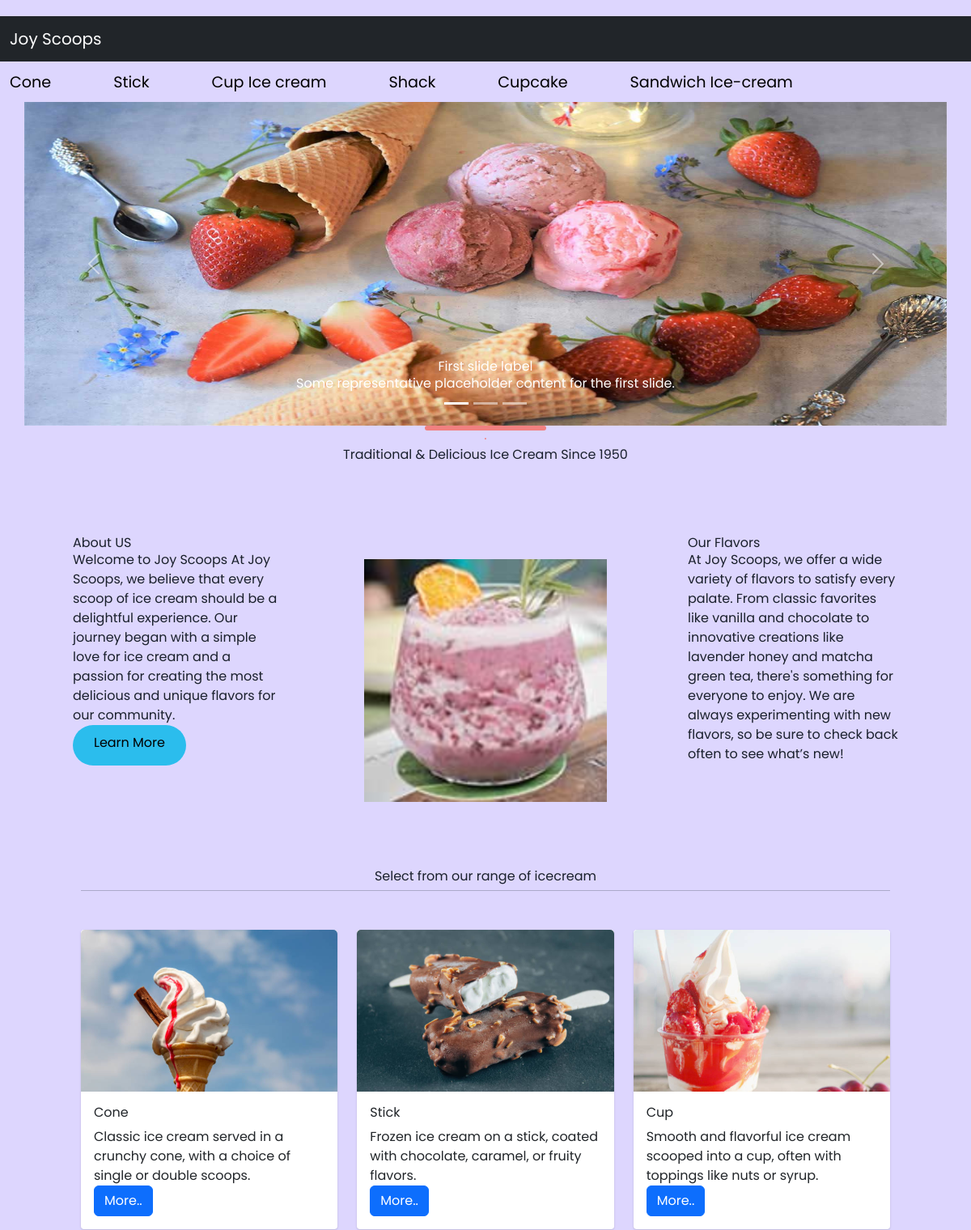
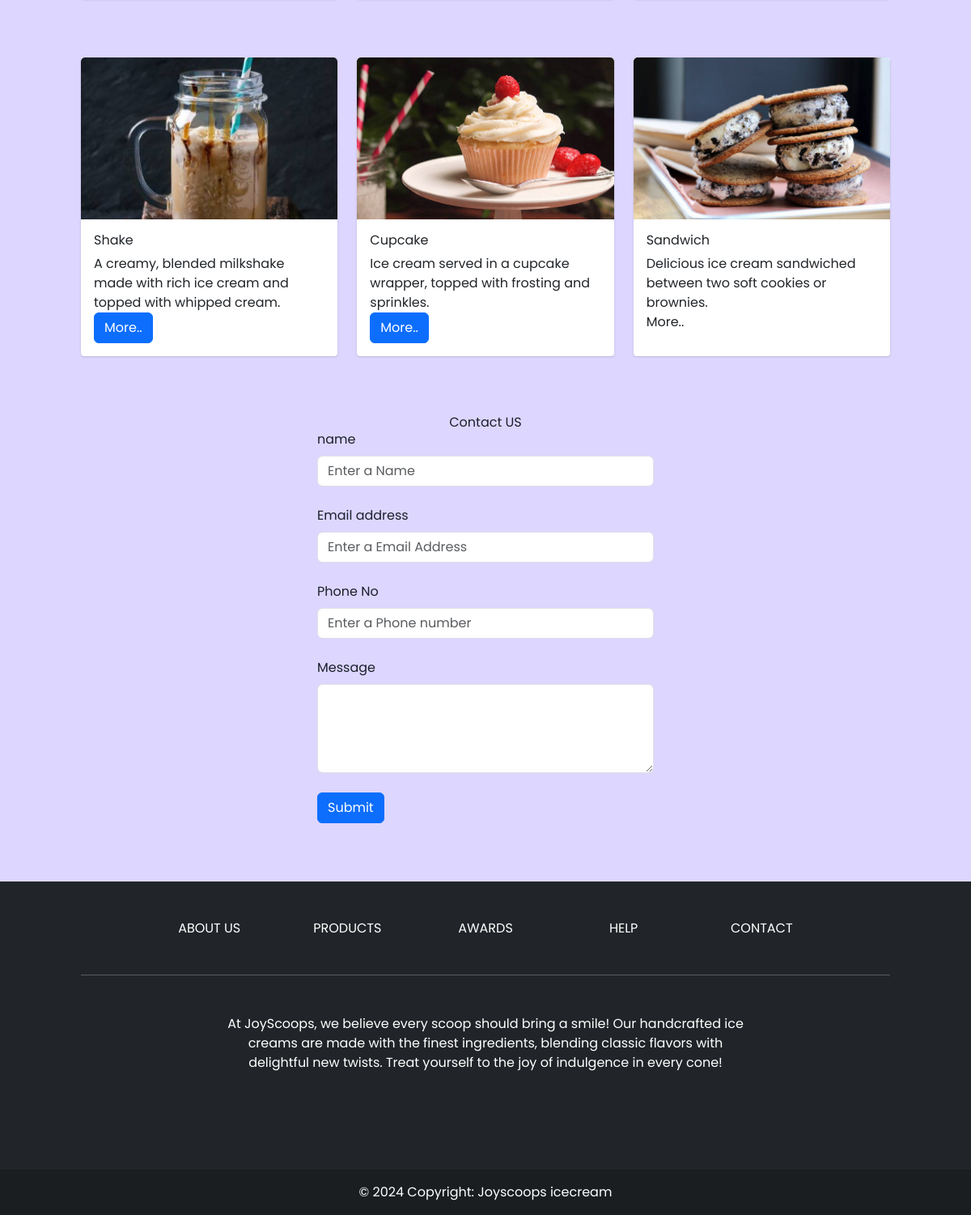
Screenshot of / (signed in) with the database file from the repository (2 pictures, top to bottom).
### news/models.py (models this page shows, shortened)
class News(models.Model):
    news_img = models.CharField(max_length = 100)
    news_title = models.CharField(max_length=100)
    news_desc = HTMLField()

### Home/views.py (the view)
# urls.py: path("", views.home,name="Home"),
@login_required(login_url='login')
def home(request):
    newsdata = News.objects.all()
    data = {
        'newsdata': newsdata
    }
    return render(request, 'home.html',data)

### templates/home.html (shortened to what this page needs)
{% extends "base.html" %} {% block title %}Home{% endblock title %}
{% block body %}
<marquee onmouseover="stop()" onmouseout="start()"  class="marq" style=" font-size: larger; padding: 12px; height: 50px; width: 100%; background:transparent; ">
  {% for news in newsdata %}
    <a style="text-decoration: none; color:black; " href="{% url 'newsdetail' news.id %}"> {{news.news_title}} &nbsp; &nbsp; &nbsp; &nbsp; &nbsp; &nbsp; &nbsp; </a>
  {% endfor %}
</marquee>
<div class="container-xxl container-sm px-0">
  <div id="carouselExampleCaptions" class="carousel slide">
    <div class="carousel-indicators">
      <button
        type="button"
        data-bs-target="#carouselExampleCaptions"
        data-bs-slide-to="0"
        class="active"
        aria-current="true"
        aria-label="Slide 1"
      ></button>
      <button
        type="button"
        data-bs-target="#carouselExampleCaptions"
        data-bs-slide-to="1"
        aria-label="Slide 2"
      ></button>
      <button
        type="button"
        data-bs-target="#carouselExampleCaptions"
        data-bs-slide-to="2"
        aria-label="Slide 3"
      ></button>
    </div>
    <div class="carousel-inner">
      <div class="carousel-item active">
        <img
          src="../static/img/carousel-1.jpg"
          class="d-block w-100"
          alt="Random Ice Cream Image"
          style="object-fit: fill; height: 400px;"
        />
        <div class="carousel-caption d-none d-md-block">
          <h5>First slide label</h5>
          <p>Some representative placeholder content for the first slide.</p>
        </div>
      </div>
    </div>
    <button
      class="carousel-control-prev"
      type="button"
      data-bs-target="#carouselExampleCaptions"
      data-bs-slide="prev"
    >
      <span class="carousel-control-prev-icon" aria-hidden="true"></span>
    </button>
    <button
      class="carousel-control-next"
      type="button"
      data-bs-target="#carouselExampleCaptions"
      data-bs-slide="next"
    >
      <span class="carousel-control-next-icon" aria-hidden="true"></span>
    </button>
  </div>
</div>
<div class="write_sec" style="height: fit-content;">
  <div class="round">.</div>
  <div class="sec1_con">
      <h1>Traditional & Delicious Ice Cream Since 1950</h1>
  </div>
  <div class="sec2_con">
      <div class="s1">
          <h2>About US</h2>
          <p>Welcome to Joy Scoops
              At Joy Scoops, we believe that every scoop of ice cream should be a delightful
              experience. Our journey began with a simple love for ice cream and a passion for creating the
              most delicious and unique flavors for our community.
          </p>
          <div class="btndiv1"><a href="#"> Learn More </a></div>
      </div>
      <div class="s2"><img src="../static/img/product-5.svg" alt="" srcset="" class="img1"></div>
      <div class="s3"> <h2>Our Flavors</h2>
          <p>
              At Joy Scoops, we offer a wide variety of flavors to satisfy every palate. From classic favorites like vanilla and chocolate to innovative creations like lavender honey and matcha green tea, there's something for everyone to enjoy. We are always experimenting with new flavors, so be sure to check back often to see what’s new!
          </p></div>
  </div>
</div>
<div class="container">
  <h1 class="my-2 text-center">Select from our range of icecream</h1>
  <hr />
  <div class="row my-5">
    <div class="col-lg-4 col-md-6 col-sm-12 mb-4">
      <div class="card h-100">
        <img src="../static/img/cone.svg" class="card-img-top" alt="Cone" style="object-fit:cover; height:200px;">
        <div class="card-body">
          <h5 class="card-title">Cone</h5>
          <p class="card-text">Classic ice cream served in a crunchy cone, with a choice of single or double scoops.</p>
          <a href="/" class="btn btn-primary">More..</a>
        </div>
      </div>
    </div>
    <div class="col-lg-4 col-md-6 col-sm-12 mb-4">
      <div class="card h-100">
        <img src="../static/img/stick.svg" class="card-img-top" alt="Stick" style="object-fit:cover; height:200px;">
        <div class="card-body">
          <h5 class="card-title">Stick</h5>
          <p class="card-text">Frozen ice cream on a stick, coated with chocolate, caramel, or fruity flavors.</p>
          <a href="/" class="btn btn-primary">More..</a>
        </div>
      </div>
    </div>
    <div class="col-lg-4 col-md-6 col-sm-12 mb-4">
      <div class="card h-100">
        <img src="../static/img/cup.svg" class="card-img-top" alt="Cup" style="object-fit:cover; height:200px;">
        <div class="card-body">
          <h5 class="card-title">Cup</h5>
          <p class="card-text">Smooth and flavorful ice cream scooped into a cup, often with toppings like nuts or syrup.</p>
          <a href="/" class="btn btn-primary">More..</a>
        </div>
      </div>
    </div>
  </div>
  <div class="row my-5">
    <div class="col-lg-4 col-md-6 col-sm-12 mb-4">
      <div class="card h-100">
        <img src="../static/img/shack.svg" class="card-img-top" alt="Shake" style="object-fit:cover; height:200px;">
        <div class="card-body">
          <h5 class="card-title">Shake</h5>
          <p class="card-text">A creamy, blended milkshake made with rich ice cream and topped with whipped cream.</p>
          <a href="/" class="btn btn-primary">More..</a>
        </div>
      </div>
    </div>
    <div class="col-lg-4 col-md-6 col-sm-12 mb-4">
      <div class="card h-100">
        <img src="../static/img/cucake.svg" class="card-img-top" alt="Cupcake" style="object-fit:cover; height:200px;">
        <div class="card-body">
          <h5 class="card-title">Cupcake</h5>
          <p class="card-text">Ice cream served in a cupcake wrapper, topped with frosting and sprinkles.</p>
          <a href="/" class="btn btn-primary">More..</a>
        </div>
      </div>
    </div>
    <div class="col-lg-4 col-md-6 col-sm-12 mb-4">
      <div class="card h-100">
        <img src="../static/img/sanwich.svg" class="card-img-top" alt="Sandwich" style="object-fit:cover; height:200px;">
        <div class="card-body">
          <h5 class="card-title">Sandwich</h5>
          <p class="card-text">Delicious ice cream sandwiched between two soft cookies or brownies.</p>
          <a href="/" >More..</a>
        </div>
      </div>
    </div>
  </div>
</div>
<div class="container my-5 position-relative" style="height: fit-content;">
  <h3 class="text-center" style="position: relative; z-index: 1;" >Contact US</h3>
  <form method="post" action="./contect"  style="width: 26rem; margin: 0 auto; ">
      <div data-mdb-input-init class="form-outline mb-4">
          <label class="form-label" for="Name">name</label>
          <input type="text" name="name" placeholder="Enter a Name " id="name" class="form-control" />
      </div>
      <div data-mdb-input-init class="form-outline mb-4">
          <label class="form-label" for="email">Email address</label>
          <input type="email" id="email" name="email" placeholder="Enter a Email Address" class="form-control" />
      </div>
      <div data-mdb-input-init class="form-outline mb-4">
          <label class="form-label" for="phone">Phone No</label>
          <input type="TEXT" id="phone" name="phone" class="form-control" placeholder="Enter a Phone number" />
      </div>
      <div data-mdb-input-init class="form-outline mb-4">
          <label class="form-label" for="message">Message</label>
          <textarea class="form-control" id="message" name="message" rows="4"></textarea>
      </div>
      <button data-mdb-ripple-init type="submit" class="btn btn-primary btn-block mb-4">Submit</button>
  </form>
</div>
{% endblock body %}

### static/css/about.css (style rules this page uses)
body { scroll-behavior: smooth; --tw-bg-opacity: 1; background-color: rgb(221 214 254 / 1); }
.write_sec { width: 100%; height:fit-content; text-align: center; display: flex; flex-direction: column; align-items: center; margin-bottom: 2rem; }
.round { width: 150px; height: 6px; background-color: lightcoral; color:lightcoral; border-radius:20px; margin-bottom: 20px; }
.sec1_con { width:600px; margin-bottom: 70px; }
.sec2_con { display: grid; grid-template-columns: 2fr 2fr 2fr ; column-gap: 80px; }
.sec2_con > div { width: 300px; height: 400px; }
.s1,.s3 { text-align: start; padding: 20px; }
.btndiv1 { background-color: rgb(43, 189, 237); width: 140px; height: 50px; border-radius: 40px; text-align: center; padding: 10px; }
.btndiv1>a { text-decoration: none; color: black; }
.img1 { width: 100%; height:100%; }

### static/css/base.css (style rules this page uses)
* { margin: 0; padding: 0; box-sizing: border-box; font-family: 'Poppins', sans-serif; }
body { scroll-behavior: smooth; margin-top:20px; color: #1a202c; text-align: left; --tw-bg-opacity: 1; background-color: rgb(221 214 254 / 1); }
.marq { height: 100px; width: 100%; background-color: lightcoral; padding: 20px; font-size: larger; }
.card { box-shadow: 0 1px 3px 0 rgba(0,0,0,.1), 0 1px 2px 0 rgba(0,0,0,.06); }
.card { position: relative; display: flex; flex-direction: column; min-width: 0; word-wrap: break-word; background-color: #fff; background-clip: border-box; border: 0 solid rgba(0,0,0,.125); border-radius: .25rem; }
.card-body { flex: 1 1 auto; min-height: 1px; padding: 1rem; }
.h-100 { height: 100%!important; }

### templates/base.html (style rules this page uses)
* { font-family: "Poppins", sans-serif; }

### rows the page displays
News: news_title "Cone"
News: news_title "Stick"
News: news_title "Cup Ice cream"
News: news_title "Shack"
News: news_title "Cupcake"
News: news_title "Sandwich Ice-cream"
